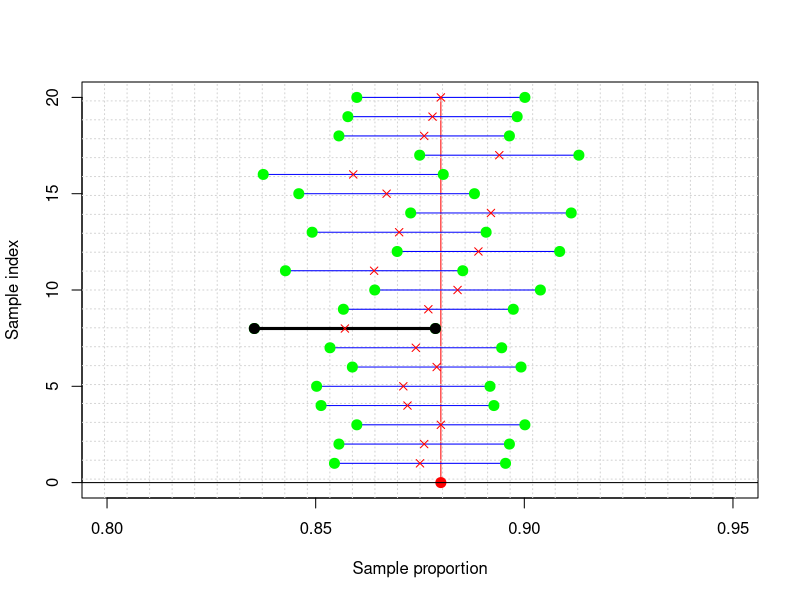

Here is the R script that generated this plot:
# creating a confidence interval
p = 0.88
n = 1000
set.seed(1000)
mysample <-  rbinom(n = n, size = 1, prob = p)
phat  <-  mean(mysample)
l <-  phat - 1.96*sqrt(phat*(1-phat)/n)
r <-  phat + 1.96*sqrt(phat*(1-phat)/n)
cat(l, r)

# OR
prop.test(x = phat*1000, 
          n = n, 
          conf.level = .95)

# CREATING 20 CONFIDENCE INTERVALS
par(mfrow = c(1,1))
p <-  0.88
n <-  1000
x <-  rep(p, 21)
y <-  seq(0, 20)
plot(x,y, 'l', 
     xlim = c(0.8, 0.95), 
     col = 'red', 
     xlab = 'Sample proportion',
     ylab = 'Sample index')
grid(nx = 30, ny = 22)
points(0.88, 0, col = 'red', cex = 2, pch = 20)
abline(0, 0)

set.seed(2021)
for(i in 1:20){
  mysample <-  rbinom(n = n, size = 1, prob = p)
  phat  <-  mean(mysample)
  l <-  phat - 1.96*sqrt(phat*(1-phat)/n)
  r <-  phat + 1.96*sqrt(phat*(1-phat)/n)
  Sys.sleep(1)
  lines(seq(l, r, length.out = 10), rep(i, 10), type = 'l', col = 'blue')
  points(l, i, pch = 20, cex = 2, col = 'green')
  points(r, i, pch = 20, cex = 2, col = 'green')
  if(l>p | r<p){
    lines(seq(l, r, length.out = 10), rep(i, 10), type = 'l', col = 'black', lwd = 3)
    points(l, i, pch = 20, cex = 2, col = 'black')
    points(r, i, pch = 20, cex = 2, col = 'black')
  }
  points(phat, i, pch = 4, cex = 1, col = 'red')
}

